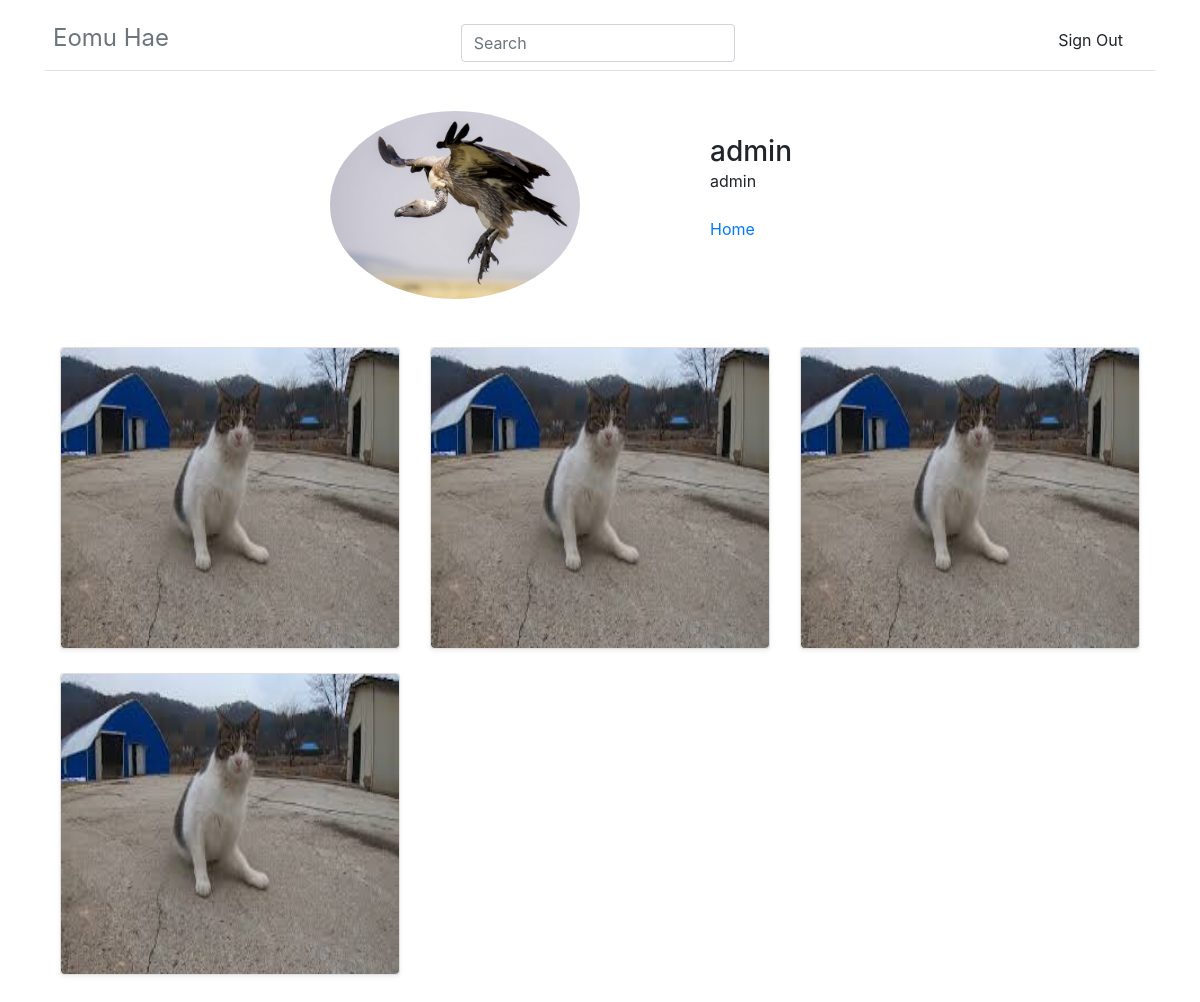
Page /intworlduser/userpage/admin (signed in) on the earlier database version.
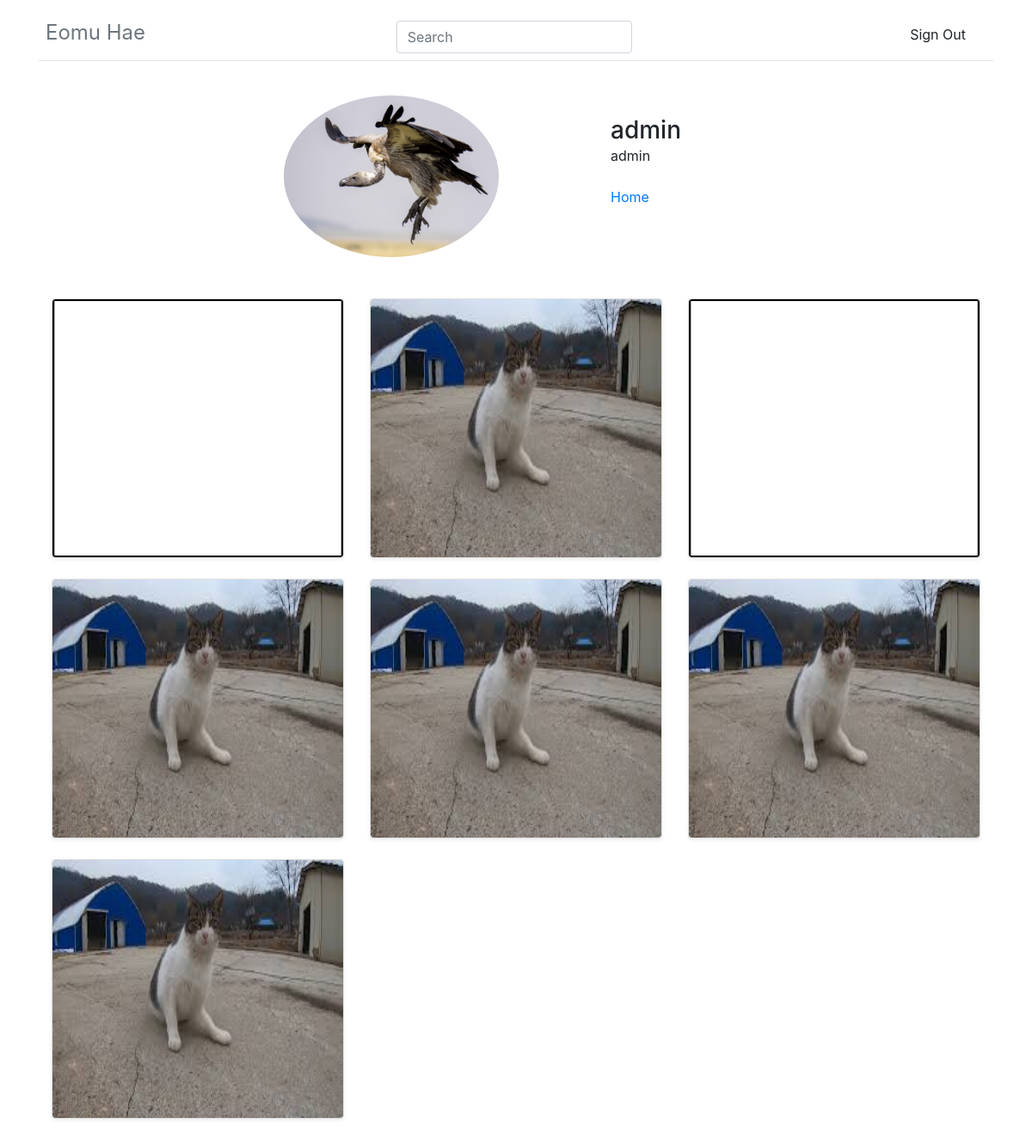
Same page on the later database version.
### intworldapp/models.py (models this page shows, shortened)
class Post(models.Model):
    main_text = models.CharField(max_length=200)
    create_user = models.ForeignKey(User, on_delete = models.CASCADE)
    create_date = models.DateTimeField('date published', default=timezone.now)
    update_date = models.DateTimeField('date published', null = True, default=timezone.now)
    create_img = models.ImageField(blank=True, upload_to="post/%Y/%m/%d", null=True)
    likes = models.ManyToManyField(User, related_name='likes')
    tag_set = models.ManyToManyField('Tag', blank=True)

### intworlduser/views.py (the view)
# urls.py: path('userpage/<str:writer>', views.user_select_info, name='userpage'),
@login_required
def user_select_info(request, writer):
    select_profile = Profile.objects.get(nick=writer)
    select_user = select_profile.user
    posts = Post.objects.all().filter(create_user=select_user).order_by('-id')
    if not select_profile.profile_image:
        pic_url = ""
    else:
        pic_url = select_profile.profile_image.url
    context = {
        'id' : select_user.username,
        'nick' : select_profile.nick,
        'profile_pic' : pic_url,
        'intro' : select_profile.intro,
        'posts' : posts,
    }
    return render(request, 'userpage.html', context=context)

### intworlduser/templates/userpage.html (shortened to what this page needs)
{% extends 'base.html' %}
{% load staticfiles %}
{% block content %}
<div class="cantrion">
  <div class="row justify-content-center">
    <div class="col-md-4 order-md-1">
      <img class="img-fluid rounded-circle" width="250" height="250"
        src="{% if profile_pic %} {{profile_pic}} {% else %} /static/default.jpg {% endif %}"
        preserveAspectRatio="xMidYMid slice" focusable="false" role="img" aria-label="Placeholder: Thumbnail">
    </div>
    <div class="col-md-2 order-md-2 mb-4">
      <br>
      <h3 class="mb-0">{{ id }}</h3>
      {% if intro %}
      <p class="card-text mb-auto">{{ intro | linebreaksbr}}</p>
      {% endif %}
      <br>
      <a href="{% url 'index' %}">Home</a>
    </div>
  </div>
  <div class="album py-5">
    <div class="container">
      <div class="row">
        {% for post in posts.all %}
        <div class="col-md-4">
          <div class="card mb-4 shadow-sm">
            <img src="{{post.create_img.url}}" class="rounded" alt="..." width="100%" height="300">
          </div>
        </div>
        {% endfor %}
      </div>
    </div>
  </div>
</div>
{% endblock %}

Differences in the rows shown:
added Post: create_img (placeholder picture)
added Post: create_img (picture)
added Post: create_img (placeholder picture)
